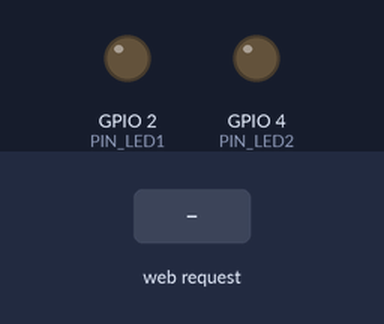
Bench run of a program on a simulated ESP32. Parts: output pins drawn as LEDs (lit = HIGH). The inputs (shaded band) are chosen by the test bench. What the program prints to the serial monitor is not drawn.

Above: at 1.2 s.
1.3 s: HTTP request GET /led1/on received
At 2.1 s:
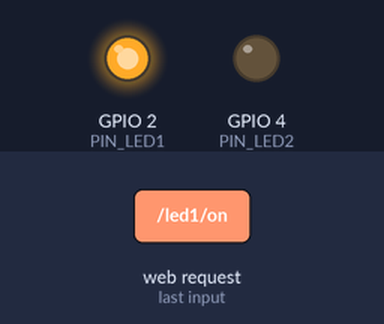
2.8 s: HTTP request GET /led2/on received
At 3.2 s:
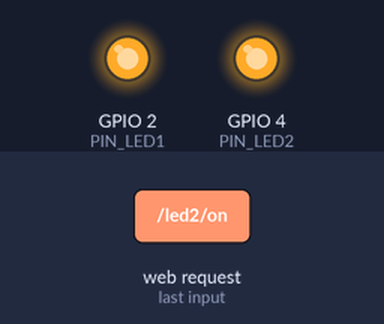
4.3 s: HTTP request GET /led1/off received
At 5.5 s:
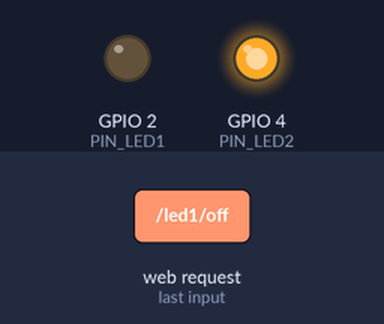
5.8 s: HTTP request GET /led2/off received
At 6.7 s:
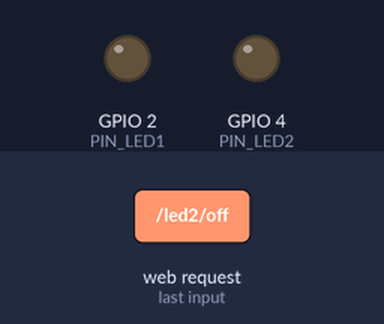
Timing chart, 0 to 8.3 s (numbered marks = the images above; inputs shaded):
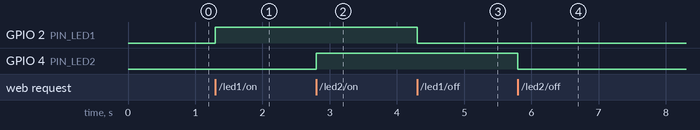

Measured:
- after the input at 1.3 s, GPIO 2 (PIN_LED1): LOW → HIGH at once
- after the input at 2.8 s, GPIO 4 (PIN_LED2): LOW → HIGH at once
- after the input at 4.3 s, GPIO 2 (PIN_LED1): HIGH → LOW at once
- after the input at 5.8 s, GPIO 4 (PIN_LED2): HIGH → LOW at once

The program:

main.cpp
```cpp
/*
 * Homework 19 - Built-in web server on ESP32 for remote control.
 *
 * The board runs an AP. A phone browser opens http://192.168.4.1 and shows
 * a page with buttons to control two LEDs and read a "sensor" value.
 *
 * Non-blocking: WebServer handles each request in a callback; loop() calls
 * server.handleClient() and nothing blocks. No delay() in loop().
 */

#include <Arduino.h>
#include <WiFi.h>
#include <WebServer.h>
#include <stdint.h>

// ==================== Configuration ====================
static const char* AP_SSID = "AntiMurzik_Web";
static const char* AP_PASS = "***";
static const uint16_t WEB_PORT = 80;

static const uint8_t PIN_LED1 = 2;
static const uint8_t PIN_LED2 = 4;

// ==================== Globals ====================
static WebServer server(WEB_PORT);
static bool led1_on = false;
static bool led2_on = false;

// ==================== Handlers ====================
static void handleRoot() {
    String html = "<!DOCTYPE html><html><head><meta charset=\"utf-8\">"
        "<meta name=\"viewport\" content=\"width=device-width,initial-scale=1\">"
        "<title>Anti-Murzik</title>"
        "<style>body{font-family:sans-serif;background:#1a1a2e;color:#e0e0e0;"
        "text-align:center;padding:20px}"
        ".btn{font-size:24px;padding:20px 30px;margin:10px;border:none;"
        "border-radius:12px;cursor:pointer}"
        ".on{background:#4caf50;color:#fff}.off{background:#f44336;color:#fff}"
        ".status{background:#16213e;padding:20px;border-radius:10px;margin-top:20px}"
        "</style></head><body>"
        "<h1>Anti-Murzik Control</h1>"
        "<p>LED1: <a href=\"/led1/on\"><button class=\"btn on\">ON</button></a> "
        "<a href=\"/led1/off\"><button class=\"btn off\">OFF</button></a></p>"
        "<p>LED2: <a href=\"/led2/on\"><button class=\"btn on\">ON</button></a> "
        "<a href=\"/led2/off\"><button class=\"btn off\">OFF</button></a></p>"
        "<p><a href=\"/sensor\"><button class=\"btn on\">READ SENSOR</button></a></p>"
        "<div class=\"status\">"
        "<p>LED1: " + String(led1_on ? "ON" : "OFF") + "</p>"
        "<p>LED2: " + String(led2_on ? "ON" : "OFF") + "</p>"
        "<p>Uptime: " + String(millis() / 1000) + " s</p>"
        "</div></body></html>";
    server.send(200, "text/html", html);
}

static void handleLed1On()  { led1_on = true;  digitalWrite(PIN_LED1, HIGH); server.sendHeader("Location", "/"); server.send(302, "text/plain", ""); }
static void handleLed1Off() { led1_on = false; digitalWrite(PIN_LED1, LOW);  server.sendHeader("Location", "/"); server.send(302, "text/plain", ""); }
static void handleLed2On()  { led2_on = true;  digitalWrite(PIN_LED2, HIGH); server.sendHeader("Location", "/"); server.send(302, "text/plain", ""); }
static void handleLed2Off() { led2_on = false; digitalWrite(PIN_LED2, LOW);  server.sendHeader("Location", "/"); server.send(302, "text/plain", ""); }

static void handleSensor() {
    // Simulated sensor: replace with real AHT10 read in the real project
    float t = 22.5f;
    float h = 45.0f;
    String json = "{\"t\":" + String(t, 1) + ",\"rh\":" + String(h, 1) + "}";
    server.send(200, "application/json", json);
}

static void handleNotFound() {
    server.send(404, "text/plain", "Not found");
}

// ==================== Setup ====================
void setup() {
    Serial.begin(115200);
    pinMode(PIN_LED1, OUTPUT);
    pinMode(PIN_LED2, OUTPUT);
    digitalWrite(PIN_LED1, LOW);
    digitalWrite(PIN_LED2, LOW);

    // AP mode
    WiFi.mode(WIFI_AP);
    WiFi.softAP(AP_SSID, AP_PASS);
    Serial.print("AP IP: ");
    Serial.println(WiFi.softAPIP());

    // Routes
    server.on("/", HTTP_GET, handleRoot);
    server.on("/led1/on", HTTP_GET, handleLed1On);
    server.on("/led1/off", HTTP_GET, handleLed1Off);
    server.on("/led2/on", HTTP_GET, handleLed2On);
    server.on("/led2/off", HTTP_GET, handleLed2Off);
    server.on("/sensor", HTTP_GET, handleSensor);
    server.onNotFound(handleNotFound);
    server.begin();

    Serial.println("Web server started");
}

// ==================== Loop (non-blocking) ====================
void loop() {
    server.handleClient();
}
```
